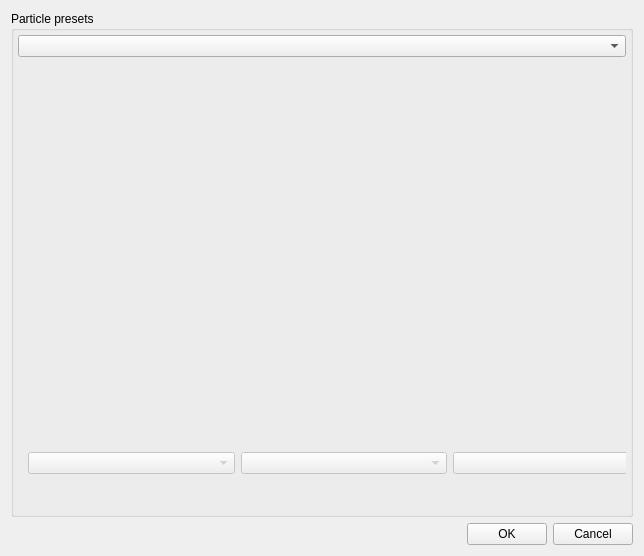
<?xml version="1.0" encoding="UTF-8"?>
<ui version="4.0">
 <class>DlgParticle</class>
 <widget class="QWidget" name="DlgParticle">
  <property name="geometry">
   <rect>
    <x>0</x>
    <y>0</y>
    <width>644</width>
    <height>556</height>
   </rect>
  </property>
  <property name="windowTitle">
   <string>Particle Presets</string>
  </property>
  <layout class="QVBoxLayout" name="verticalLayout_2">
   <item>
    <widget class="QGroupBox" name="groupBox">
     <property name="title">
      <string>Particle presets</string>
     </property>
     <layout class="QVBoxLayout" name="verticalLayout">
      <property name="leftMargin">
       <number>4</number>
      </property>
      <property name="topMargin">
       <number>4</number>
      </property>
      <property name="rightMargin">
       <number>4</number>
      </property>
      <property name="bottomMargin">
       <number>4</number>
      </property>
      <item>
       <widget class="QComboBox" name="cmbParticle"/>
      </item>
      <item>
       <widget class="gui::GfxWidget" name="widget" native="true">
        <property name="sizePolicy">
         <sizepolicy hsizetype="Expanding" vsizetype="Expanding">
          <horstretch>0</horstretch>
          <verstretch>0</verstretch>
         </sizepolicy>
        </property>
        <property name="minimumSize">
         <size>
          <width>400</width>
          <height>400</height>
         </size>
        </property>
        <property name="focusPolicy">
         <enum>Qt::StrongFocus</enum>
        </property>
        <widget class="QWidget" name="layoutWidget">
         <property name="geometry">
          <rect>
           <x>10</x>
           <y>380</y>
           <width>632</width>
           <height>40</height>
          </rect>
         </property>
         <layout class="QHBoxLayout" name="horizontalLayout_2">
          <item>
           <widget class="QComboBox" name="cmbSpace">
            <property name="enabled">
             <bool>false</bool>
            </property>
           </widget>
          </item>
          <item>
           <widget class="QComboBox" name="cmbMotion">
            <property name="enabled">
             <bool>false</bool>
            </property>
           </widget>
          </item>
          <item>
           <widget class="QComboBox" name="cmbEmission">
            <property name="enabled">
             <bool>false</bool>
            </property>
           </widget>
          </item>
         </layout>
        </widget>
       </widget>
      </item>
     </layout>
    </widget>
   </item>
   <item>
    <layout class="QHBoxLayout" name="horizontalLayout">
     <item>
      <spacer name="horizontalSpacer">
       <property name="orientation">
        <enum>Qt::Horizontal</enum>
       </property>
       <property name="sizeHint" stdset="0">
        <size>
         <width>40</width>
         <height>20</height>
        </size>
       </property>
      </spacer>
     </item>
     <item>
      <widget class="QPushButton" name="btnAccept">
       <property name="text">
        <string>OK</string>
       </property>
       <property name="autoDefault">
        <bool>false</bool>
       </property>
      </widget>
     </item>
     <item>
      <widget class="QPushButton" name="btnCancel">
       <property name="text">
        <string>Cancel</string>
       </property>
       <property name="autoDefault">
        <bool>false</bool>
       </property>
      </widget>
     </item>
    </layout>
   </item>
  </layout>
 </widget>
 <customwidgets>
  <customwidget>
   <class>gui::GfxWidget</class>
   <extends>QWidget</extends>
   <header>gfxwidget.h</header>
   <container>1</container>
  </customwidget>
 </customwidgets>
 <resources/>
 <connections/>
</ui>
